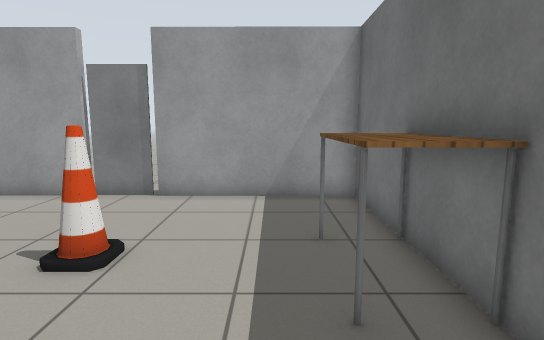
view 1 (above)

12 first-person views from a walk through a robot-simulator world made for Gazebo. The camera is 1.1 m above the floor, tilts 8° down and sees 80° across. The lines on the ground mark 1 m squares. The floor is counted in squares, 0.5 m on a side. Each view is taken from the middle of a square. On the plan, view 1 faces up. The plan holds only what a view shows up to about 18 squares ahead; the rest is blank. Simple patterns stand in for the simulator's built-in surfaces.

view 2
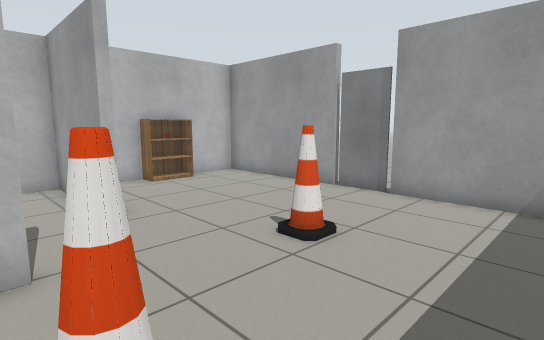

view 3
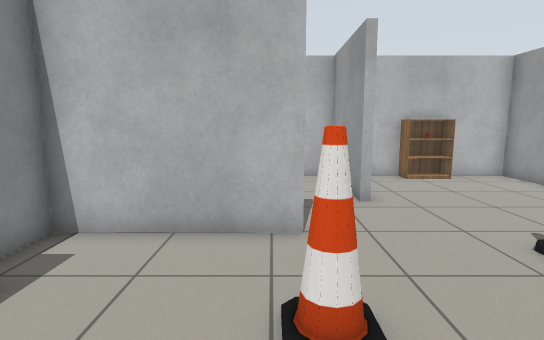

view 4
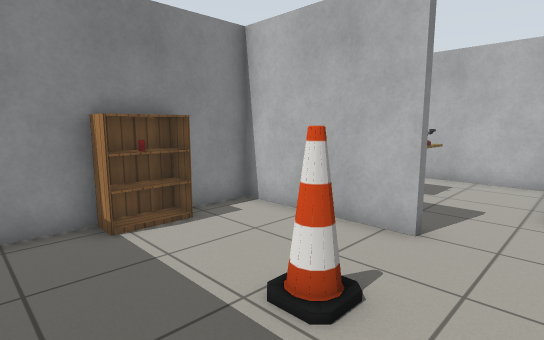

view 5
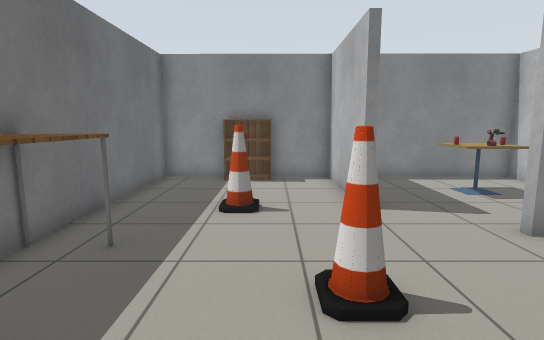

view 6
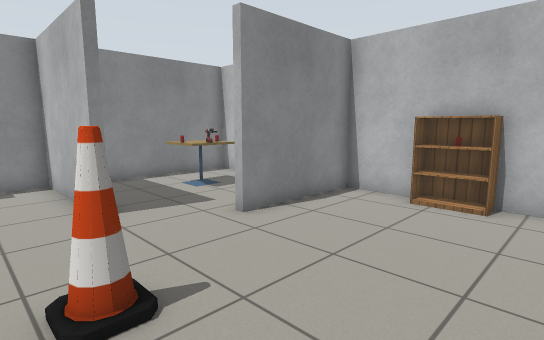

view 7
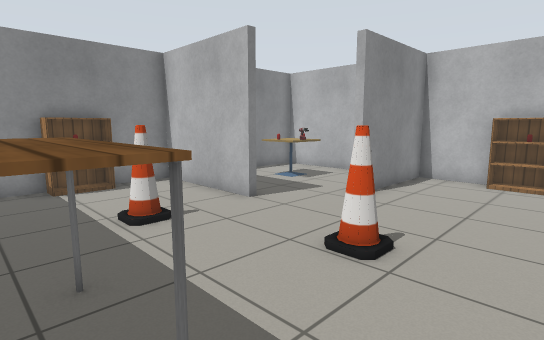

view 8
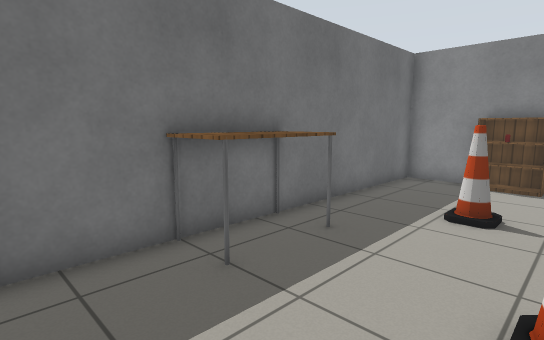

view 9
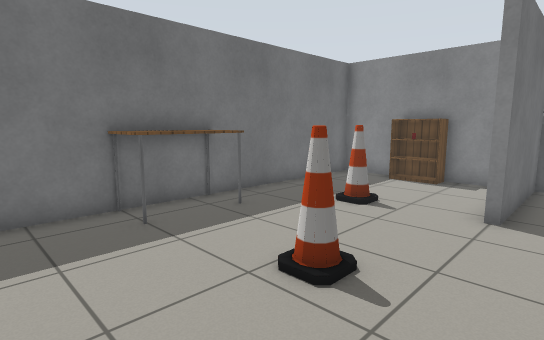

view 10
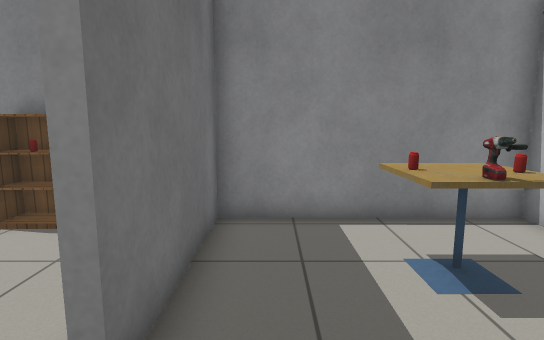

view 11
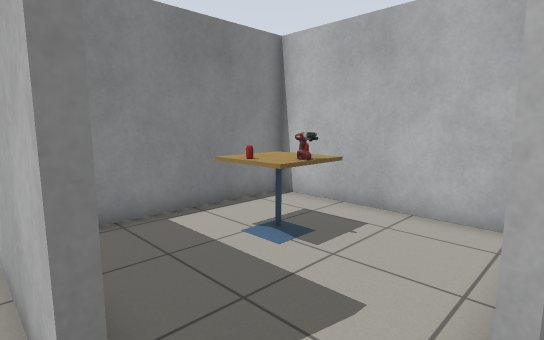

view 12
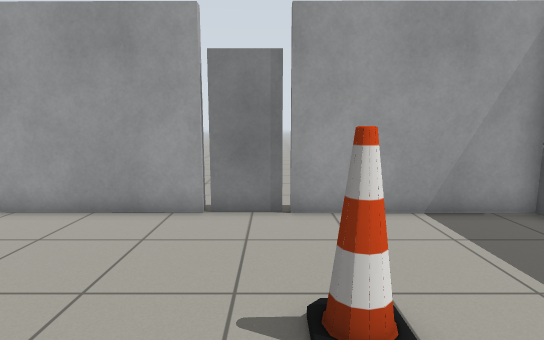

### Floor plan
Points are (right, up) in squares from view 1. A wall is a line through its corners. A room is listed if a view was taken in it or the views show most of it. See-through windows are left out.
Room 1 (views 1, 2, 3, 4, 5, 6, 7, 8, 9, 10, 11, 12)
walls: (-4.7, 0.6) (-4.4, 0.6) (-4.4, -4.5) (2.5, -4.5) (2.6, 9.9) (-3.5, 9.9); (-5.6, 9.9) (-11.8, 9.9) (-11.9, 2.9) (-7, 2.8)
ways out: opening at (-6.5, 1.5) to room 2; gap at (-6, 10)
objects: bookshelf (-11, 6) to (-11, 7); door leaf (-5, 10) to (-4, 10); cone (-3, 5); bookshelf (-2, -4) to (0, -4); cone (-1, 1); table (1, 4) to (2, 6)
Room 2 (no view inside)
walls: (-7, 2.5) (-11.9, 2.6) (-11.9, -4.5) (-4.7, -4.5) (-4.7, 0.6)
ways out: opening at (-6.5, 1.5) to room 1
objects: drill (-10, -1); cafe table (-9, -2) to (-8, -1); drink can (-9, -1); drink can (-8, -2)

Positions as (right, up) in squares from view 1, and headings:
1: (0, 0), facing up
2: (1, 0), facing up-left
3: (2, 0), facing left
4: (2, 3), facing down-left
5: (-2, 9), facing down
6: (-2, 9), facing down-left
7: (2, 8), facing down-left
8: (-3, 9), facing down-right
9: (-6, 9), facing down-right
10: (-6, 3), facing down
11: (-4, 3), facing down-left
12: (-4, 2), facing up
